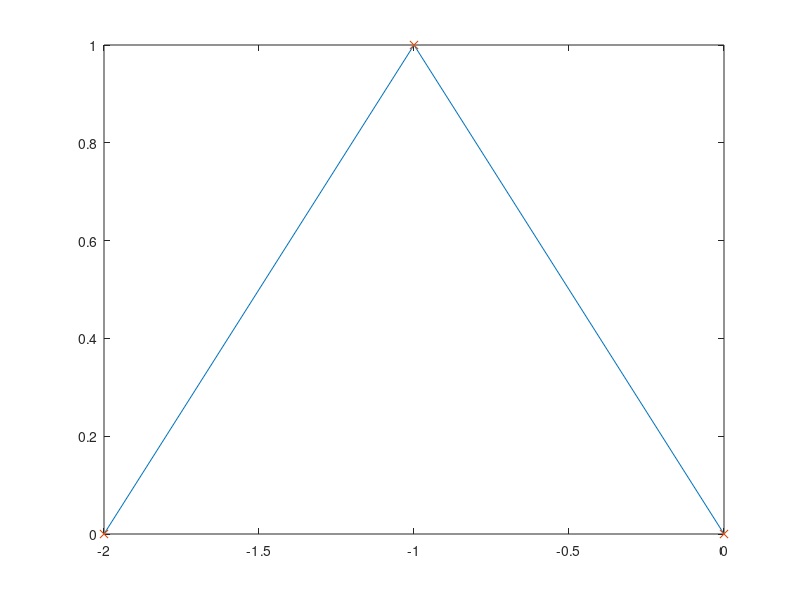

Here is the MATLAB script that generated this plot: (Note: this script raises an error after producing the figure.)
clear
clc

x=[-2:0];
xapp=[-2:0.1:0];
y=[0 1 0];
plot(x,y);
hold on;
plot(x,y,'x');
v=interpolazioneVandermonde(x,y);
v=flip(v');
for i=1:size(xapp,2)
    yapp(i)=sol_polin_Horner(v,xapp(i));
end
plot(xapp,yapp);
hold off;